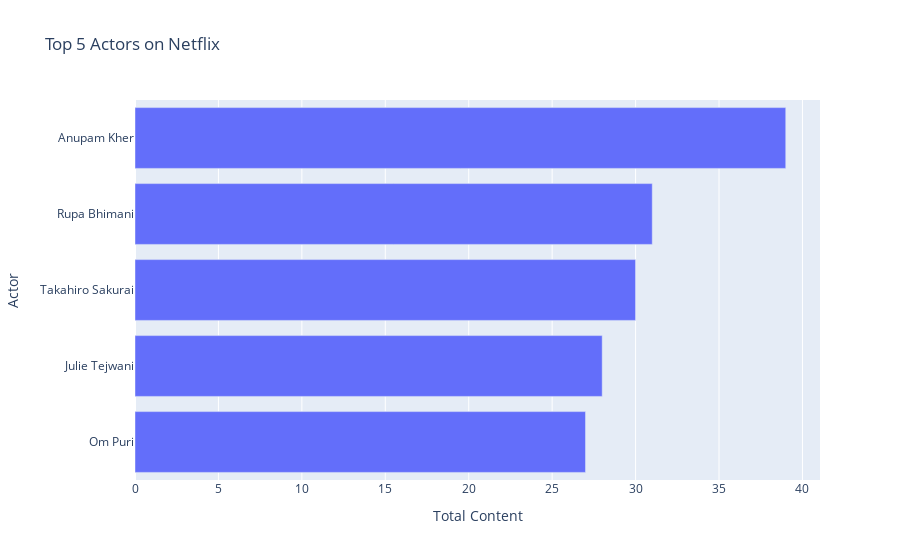

Notebook cell for this chart:
### Code cell
dff['cast']=dff['cast'].fillna('No Cast Specified')
filtered_cast=pd.DataFrame()
filtered_cast=dff['cast'].str.split(',',expand=True).stack()
filtered_cast=filtered_cast.to_frame()
filtered_cast.columns=['Actor']
actors=filtered_cast.groupby(['Actor']).size().reset_index(name='Total Content')
actors=actors[actors.Actor !='No Cast Specified']
actors=actors.sort_values(by=['Total Content'],ascending=False)
actorsTop5=actors.head()
actorsTop5=actorsTop5.sort_values(by=['Total Content'])
fig2=px.bar(actorsTop5,x='Total Content',y='Actor', title='Top 5 Actors on Netflix')
fig2.show()

### Figure 1 — Plotly figure (JSON) as saved in the notebook; plotly's stock layout.template omitted (floating-point values rounded to 4 significant figures)
{"data": [{"alignmentgroup": "True", "hovertemplate": "Total Content=%{x}<br>Actor=%{y}<extra></extra>", "legendgroup": "", "marker": {"color": "#636efa", "pattern": {"shape": ""}}, "name": "", "offsetgroup": "", "orientation": "h", "showlegend": false, "textposition": "auto", "type": "bar", "x": [27, 28, 30, 31, 39], "xaxis": "x", "y": [" Om Puri", " Julie Tejwani", " Takahiro Sakurai", " Rupa Bhimani", " Anupam Kher"], "yaxis": "y"}], "layout": {"barmode": "relative", "legend": {"tracegroupgap": 0}, "title": {"text": "Top 5 Actors on Netflix"}, "xaxis": {"anchor": "y", "domain": [0, 1], "title": {"text": "Total Content"}}, "yaxis": {"anchor": "x", "domain": [0, 1], "title": {"text": "Actor"}}}}
